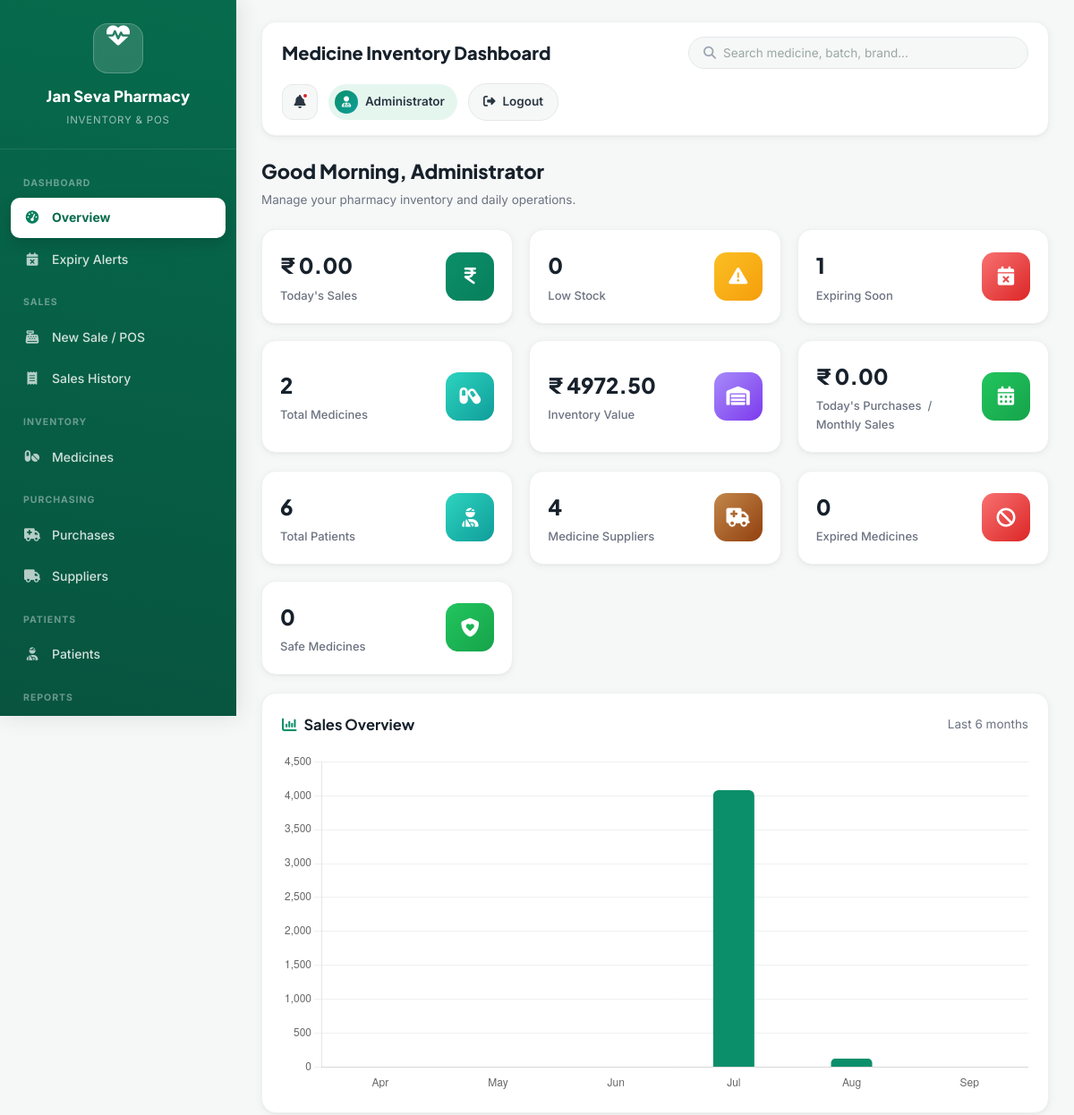
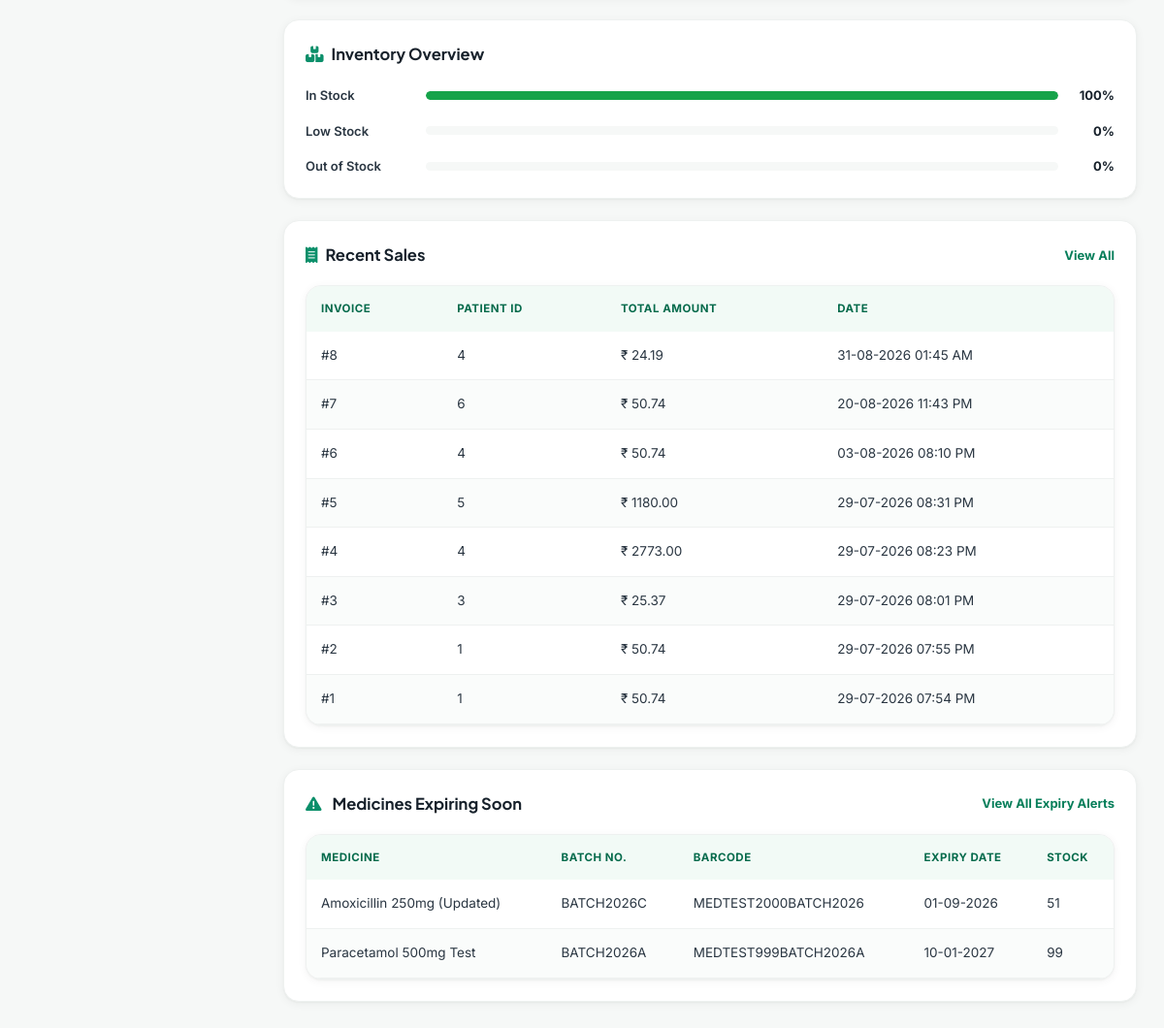
The page /dashboard (signed in) on the database its author committed (2 pictures, top to bottom).
### app.py (models this page shows, shortened)
class Sale(db.Model):
    id = db.Column(
        db.Integer,
        primary_key=True
    )
    customer_id = db.Column(
        db.Integer,
        db.ForeignKey("customer.id")
    )
    subtotal = db.Column(db.Float)
    discount = db.Column(db.Float)
    tax = db.Column(db.Float)
    total = db.Column(db.Float)
    payment_method = db.Column(db.String(30))
    date = db.Column(
        db.DateTime,
        default=lambda: datetime.utcnow() + timedelta(hours=5, minutes=30)
    )
    customer = db.relationship(
        "Customer",
        backref="sales"
    )
    items = db.relationship(
        "SaleItem",
        backref="sale",
        lazy=True,
        cascade="all, delete-orphan"
    )

class Batch(db.Model):
    id = db.Column(db.Integer, primary_key=True)
    product_id = db.Column(
        db.Integer,
        db.ForeignKey("product.id"),
        nullable=False
    )
    supplier_id = db.Column(
        db.Integer,
        db.ForeignKey("supplier.id")
    )
    batch_no = db.Column(db.String(50))
    barcode = db.Column(db.String(64), unique=True)
    invoice_no = db.Column(db.String(50))
    manufacture_date = db.Column(db.Date)
    expiry_date = db.Column(db.Date)
    quantity_purchased = db.Column(db.Integer, default=0)
    quantity_remaining = db.Column(db.Integer, default=0)
    purchase_price = db.Column(db.Float, default=0)
    selling_price = db.Column(db.Float, default=0)
    gst_percent = db.Column(db.Float, default=0)
    location = db.Column(db.String(100))
    created_at = db.Column(
        db.DateTime,
        default=datetime.utcnow
    )
    product = db.relationship(
        "Product",
        backref="batches"
    )
    supplier = db.relationship(
        "Supplier",
        backref="batches"
    )

class Product(db.Model):
    id = db.Column(db.Integer, primary_key=True)
    code = db.Column(db.String(30), unique=True)
    name = db.Column(db.String(150), nullable=False)
    brand = db.Column(db.String(100))
    category = db.Column(db.String(100))
    batch_no = db.Column(db.String(50))
    manufacture_date = db.Column(db.Date)
    expiry_date = db.Column(db.Date)
    price = db.Column(db.Float)
    stock = db.Column(db.Integer, default=0)
    image = db.Column(db.String(255), default="default.png")
    created_at = db.Column(
        db.DateTime,
        default=datetime.utcnow
    )

### app.py (the view)
@app.route("/dashboard")
@login_required
def dashboard():
    total_products = Product.query.count()
    total_patients = Customer.query.count()
    total_suppliers = Supplier.query.count()
    low_stock = Product.query.filter(
        Product.stock <= 5
    ).count()
    inventory = db.session.query(
        func.sum(Product.price * Product.stock)
    ).scalar() or 0
    today = date.today()
    expired_batch_list = expired_batches()
    expiring_180_list = expiring_batches(None, 180)
    expired_count = len(expired_batch_list)
    expiring_soon = len(expiring_batches(None, 30))
    safe_medicines = Batch.query.filter(
        Batch.quantity_remaining > 0,
        Batch.expiry_date != None,
        Batch.expiry_date > today + timedelta(days=180)
    ).count()
    expired_products = expired_batch_list[:10]
    expiry_products = expiring_180_list[:10]
    expiring_products = expiring_batches(None, 30)[:10]
    today_sales = db.session.query(
        func.sum(Sale.total)
    ).filter(
        func.date(Sale.date) == today
    ).scalar() or 0
    first_day = today.replace(day=1)
    monthly_sales = db.session.query(
        func.sum(Sale.total)
    ).filter(
        Sale.date >= first_day
    ).scalar() or 0
    recent_sales = Sale.query.order_by(
        Sale.date.desc()
    ).limit(10).all()
    chart_labels = []
    chart_values = []
    def _shift_month_start(base_start, offset):
        year = base_start.year
        month = base_start.month + offset
        while month < 1:
            month += 12
            year -= 1
        while month > 12:
            month -= 12
            year += 1
        return base_start.replace(year=year, month=month, day=1)
    for i in range(5, -1, -1):
        month_start = _shift_month_start(first_day, -i)
        next_month_start = _shift_month_start(first_day, -i + 1)
        month_total = db.session.query(
            func.sum(Sale.total)
        ).filter(
            Sale.date >= month_start,
            Sale.date < next_month_start
        ).scalar() or 0
        chart_labels.append(month_start.strftime("%b"))
        chart_values.append(round(float(month_total), 2))
    out_of_stock = Product.query.filter(Product.stock <= 0).count()
    low_stock_only = Product.query.filter(Product.stock > 0, Product.stock <= 5).count()
    in_stock = max(total_products - low_stock_only - out_of_stock, 0)
    return render_template(
        "dashboard.html",
        total_products=total_products,
        total_patients=total_patients,
        total_suppliers=total_suppliers,
        inventory_value=inventory,
        low_stock=low_stock,
        today_sales=today_sales,
        monthly_sales=monthly_sales,
        recent_sales=recent_sales,
        expired_count=expired_count,
        expiring_soon=expiring_soon,
        safe_medicines=safe_medicines,
        expired_products=expired_products,
        expiring_products=expiring_products,
        expiry_products=expiry_products,
        chart_labels=chart_labels,
        chart_values=chart_values,
        in_stock=in_stock,
        low_stock_only=low_stock_only,
        out_of_stock=out_of_stock
    )

### templates/dashboard.html (shortened to what this page needs)
{% extends "base.html" %}
{% block page_title %}
Medicine Inventory Dashboard
{% endblock %}
{% block content %}
<div class="page-header">
    <div>
        <h2>Good Morning, {{ session.get('name', 'Administrator') }}</h2>
        <p class="page-header-sub">Manage your pharmacy inventory and daily operations.</p>
    </div>
</div>
<div class="dashboard-cards">
    <div class="card blue">
        <div>
            <h3>&#8377; {{ "%.2f"|format(today_sales) }}</h3>
            <p>Today's Sales</p>
        </div>
        <i class="fa-solid fa-indian-rupee-sign"></i>
    </div>
    <div class="card orange">
        <div>
            <h3>{{ low_stock }}</h3>
            <p>Low Stock</p>
        </div>
        <i class="fa-solid fa-triangle-exclamation"></i>
    </div>
    <div class="card red">
        <div>
            <h3>{{ expiring_soon }}</h3>
            <p>Expiring Soon</p>
        </div>
        <i class="fa-solid fa-calendar-xmark"></i>
    </div>
    <div class="card teal">
        <div>
            <h3>{{ total_products }}</h3>
            <p>Total Medicines</p>
        </div>
        <i class="fa-solid fa-capsules"></i>
    </div>
    <div class="card purple">
        <div>
            <h3>&#8377; {{ "%.2f"|format(inventory_value) }}</h3>
            <p>Inventory Value</p>
        </div>
        <i class="fa-solid fa-warehouse"></i>
    </div>
    <div class="card green">
        <div>
            <h3>&#8377; {{ "%.2f"|format(monthly_sales) }}</h3>
            <p>Today's Purchases &nbsp;/&nbsp; Monthly Sales</p>
        </div>
        <i class="fa-solid fa-calendar-days"></i>
    </div>
</div>
<div class="dashboard-cards">
    <div class="card teal">
        <div>
            <h3>{{ total_patients }}</h3>
            <p>Total Patients</p>
        </div>
        <i class="fa-solid fa-user-injured"></i>
    </div>
    <div class="card brown">
        <div>
            <h3>{{ total_suppliers }}</h3>
            <p>Medicine Suppliers</p>
        </div>
        <i class="fa-solid fa-truck-medical"></i>
    </div>
    <div class="card red">
        <div>
            <h3>{{ expired_count }}</h3>
            <p>Expired Medicines</p>
        </div>
        <i class="fa-solid fa-ban"></i>
    </div>
    <div class="card green">
        <div>
            <h3>{{ safe_medicines }}</h3>
            <p>Safe Medicines</p>
        </div>
        <i class="fa-solid fa-shield-heart"></i>
    </div>
</div>
<div class="dashboard-section">
    <div class="section-header">
        <h3><i class="fa-solid fa-chart-column"></i>Sales Overview</h3>
        <span class="page-header-sub" style="margin:0;">Last 6 months</span>
    </div>
    <div class="chart-container">
        <canvas id="salesChart"></canvas>
    </div>
</div>
<div class="dashboard-section">
    <div class="section-header">
        <h3><i class="fa-solid fa-boxes-stacked"></i>Inventory Overview</h3>
    </div>
    {% set total_inv = (in_stock + low_stock_only + out_of_stock) %}
    <div class="inv-overview-row">
        <span class="inv-overview-label">In Stock</span>
        <div class="inv-overview-track">
            <div class="inv-overview-fill" style="width:{{ ((in_stock / total_inv * 100) if total_inv else 0)|round(0, 'floor') }}%; background:var(--success);"></div>
        </div>
        <span class="inv-overview-value">{{ ((in_stock / total_inv * 100) if total_inv else 0)|round(0, 'floor')|int }}%</span>
    </div>
    <div class="inv-overview-row">
        <span class="inv-overview-label">Low Stock</span>
        <div class="inv-overview-track">
        </div>
        <span class="inv-overview-value">{{ ((low_stock_only / total_inv * 100) if total_inv else 0)|round(0, 'floor')|int }}%</span>
    </div>
    <div class="inv-overview-row">
        <span class="inv-overview-label">Out of Stock</span>
        <div class="inv-overview-track">
        </div>
        <span class="inv-overview-value">{{ ((out_of_stock / total_inv * 100) if total_inv else 0)|round(0, 'floor')|int }}%</span>
    </div>
</div>
<div class="dashboard-section">
    <div class="section-header">
        <h3><i class="fa-solid fa-receipt"></i>Recent Sales</h3>
        <a href="{{ url_for('sales_history') }}" class="section-link">View All</a>
    </div>
    {% if recent_sales %}
    <div class="table-container">
    <table class="table">
        <thead>
        <tr>
            <th>Invoice</th>
            <th>Patient ID</th>
            <th>Total Amount</th>
            <th>Date</th>
        </tr>
        </thead>
        <tbody>
            {% for sale in recent_sales %}
            <tr>
                <td>#{{ sale.id }}</td>
                <td>{{ sale.customer_id }}</td>
                <td>&#8377; {{ "%.2f"|format(sale.total) }}</td>
                <td>{{ sale.date.strftime("%d-%m-%Y %I:%M %p") }}</td>
            </tr>
            {% endfor %}
        </tbody>
    </table>
    </div>
    {% else %}
    <div class="empty-state">
        <i class="fa-solid fa-receipt"></i>
        <h4>No recent sales</h4>
        <p>Sales completed through the POS will appear here.</p>
    </div>
    {% endif %}
</div>
<div class="dashboard-section">
    <div class="section-header">
        <h3>
            <i class="fa-solid fa-triangle-exclamation"></i>
            Medicines Expiring Soon
        </h3>
        <a href="{{ url_for('expiry_alerts') }}" class="section-link">View All Expiry Alerts</a>
    </div>
    {% if expiry_products %}
    <div class="table-container">
    <table class="table">
        <thead>
        <tr>
            <th>Medicine</th>
            <th>Batch No.</th>
            <th>Barcode</th>
            <th>Expiry Date</th>
            <th>Stock</th>
        </tr>
        </thead>
        <tbody>
            {% for batch in expiry_products %}
            <tr>
                <td>{{ batch.product.name if batch.product else "Unknown Medicine" }}</td>
                <td>{{ batch.batch_no }}</td>
                <td>{{ batch.barcode }}</td>
                <td>{{ batch.expiry_date.strftime("%d-%m-%Y") if batch.expiry_date else "-" }}</td>
                <td>{{ batch.quantity_remaining }}</td>
            </tr>
            {% endfor %}
        </tbody>
    </table>
    </div>
    {% else %}
    <div class="empty-state">
        <i class="fa-solid fa-calendar-check"></i>
        <h4>No expiry alerts</h4>
        <p>No medicines expiring in the next 180 days.</p>
    </div>
    {% endif %}
</div>
{% endblock %}
{% block scripts %}
<script>
const ctx = document.getElementById('salesChart');
new Chart(ctx, {
    type: 'bar',
    data: {
        labels: {{ chart_labels|tojson }},
        datasets: [
            {
                label: 'Sales (₹)',
                data: {{ chart_values|tojson }},
                backgroundColor: '#0B8F6A',
                borderRadius: 6,
                maxBarThickness: 46
            }
        ]
    },
    options: {
        responsive: true,
        maintainAspectRatio: false,
        plugins: {
            legend: {
                display: false
            }
        },
        scales: {
            y: {
                beginAtZero: true,
                grid: { color: '#EEF1F0' }
            },
            x: {
                grid: { display: false }
            }
        }
    }
});
</script>
{% endblock %}

### rows shown on the page
Sale: id "8", customer_id "4", total "24.19", date "31-08-2026 01:45 AM"
Sale: id "7", customer_id "6", total "50.74", date "20-08-2026 11:43 PM"
Sale: id "6", customer_id "4", total "50.74", date "03-08-2026 08:10 PM"
Sale: id "5", customer_id "5", total "1180.00", date "29-07-2026 08:31 PM"
Sale: id "4", customer_id "4", total "2773.00", date "29-07-2026 08:23 PM"
Sale: id "3", customer_id "3", total "25.37", date "29-07-2026 08:01 PM"
Sale: id "2", customer_id "1", total "50.74", date "29-07-2026 07:55 PM"
Sale: id "1", customer_id "1", total "50.74", date "29-07-2026 07:54 PM"
Batch: product "Amoxicillin 250mg (Updated)", batch_no "BATCH2026C", barcode "MEDTEST2000BATCH2026", expiry_date "01-09-2026", quantity_remaining "51"
Batch: product "Paracetamol 500mg Test", batch_no "BATCH2026A", barcode "MEDTEST999BATCH2026A", expiry_date "10-01-2027", quantity_remaining "99"

### other values the page prints
{{ session.get('name', 'Administrator') }} "Administrator"
{{ "%.2f"|format(today_sales) }} "0.00"
{{ low_stock }} "0"
{{ expiring_soon }} "1"
{{ total_products }} "2"
{{ "%.2f"|format(inventory_value) }} "4972.50"
{{ "%.2f"|format(monthly_sales) }} "0.00"
{{ total_patients }} "6"
{{ total_suppliers }} "4"
{{ expired_count }} "0"
{{ safe_medicines }} "0"
chart data {{ chart_labels|tojson }} ["Apr", "May", "Jun", "Jul", "Aug", "Sep"]
chart data {{ chart_values|tojson }} [0.0, 0.0, 0.0, 4079.85, 125.67, 0.0]
